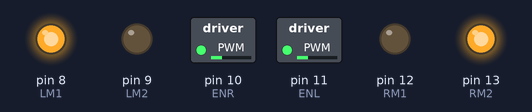
The sketch below on a simulated Arduino Uno, built with avr-gcc and run on an emulated ATmega328P. Parts: switched loads named in the sketch (green lamp = pin HIGH), output pins drawn as LEDs (lit = HIGH).

Above: at 0.1 s.
Timing chart, 0 to 1.6 s (numbered marks = the images above):
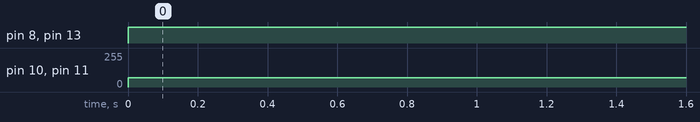

The sketch:

motor_driver.ino
```cpp
int RM1 = 12;
int RM2 = 13;
int ENR = 10;
int ENL = 11;
int LM1 = 8;
int LM2 = 9;
int led=7;

void BR()
{
  digitalWrite(LM1, HIGH);
  digitalWrite(RM1, LOW);
  digitalWrite(LM2, LOW);
  digitalWrite(RM2, HIGH);
}

void setup() {
  // put your setup code here, to run once:
    pinMode(LM1, OUTPUT);
  pinMode(RM1, OUTPUT);
  pinMode(LM2, OUTPUT);
  pinMode(RM2, OUTPUT);
  pinMode(ENL, OUTPUT);
  pinMode(ENR, OUTPUT);
  Serial.begin(9600);

}

void loop() {
  // put your main code here, to run repeatedly:
  analogWrite(ENL,70);
  analogWrite(ENR, 70);
  BR();
  delay(500);
}
```

Measured:
- by itself, pin 8 (LM1), pin 13 (RM2): LOW → HIGH at 0.00 s
- by itself, pin 10 (ENR), pin 11 (ENL): 0/255 → 70/255 at 0.00 s
